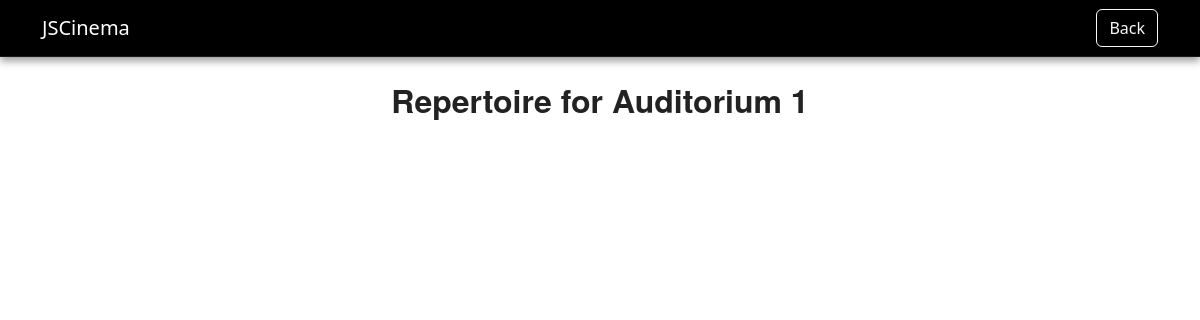
The app's page /auditorium.php?id=1 (signed in), older data.
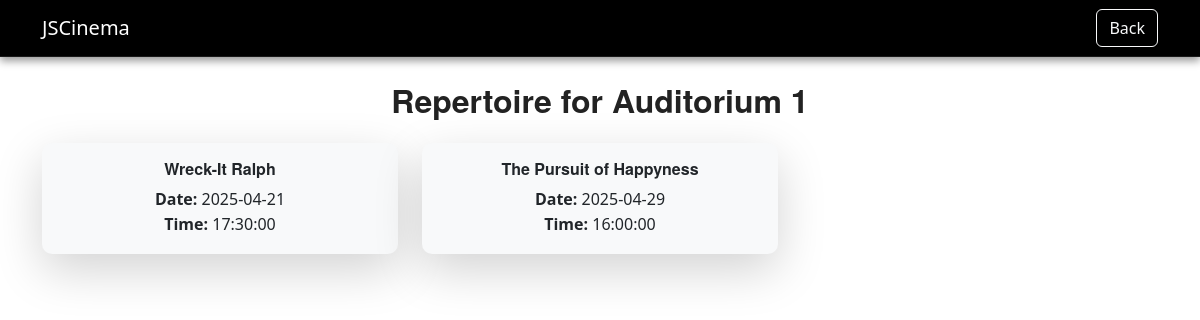
The same page, newer data.
### tables this page shows
CREATE TABLE `screenings` (
  `id` int(11) NOT NULL,
  `movie_id` int(11) NOT NULL,
  `screening_date` date NOT NULL,
  `start_time` time NOT NULL,
  `auditorium_id` int(11) DEFAULT NULL
);

CREATE TABLE `movies` (
  `id` int(11) NOT NULL,
  `name` varchar(255) NOT NULL,
  `description` text DEFAULT NULL,
  `stars` decimal(3,1) DEFAULT NULL CHECK (`stars` between 0 and 10),
  `author` varchar(255) DEFAULT NULL,
  `video` varchar(255) DEFAULT NULL,
  `movie_duration` int(11) DEFAULT NULL CHECK (`movie_duration` > 0),
  `plays` text DEFAULT NULL,
  `status` varchar(255) DEFAULT NULL,
  `coming_date` date DEFAULT NULL,
  `end_date` date DEFAULT NULL,
  `created_at` timestamp NOT NULL DEFAULT current_timestamp(),
  `updated_at` timestamp NOT NULL DEFAULT current_timestamp() ON UPDATE current_timestamp()
);

### auditorium.php (the view, shortened to what this page needs)
<?php
require 'db_connection.php';
$auditorium_id = intval($_GET['id']);
$auditorium_query = $conn->prepare("SELECT name FROM auditoriums WHERE id = ?");
$auditorium_query->bind_param("i", $auditorium_id);
$auditorium_query->execute();
$auditorium_result = $auditorium_query->get_result();
$auditorium = $auditorium_result->fetch_assoc();
$screenings_query = $conn->prepare("
    SELECT s.id, m.name AS movie_name, s.screening_date, s.start_time
    FROM screenings s
    JOIN movies m ON s.movie_id = m.id
    WHERE s.auditorium_id = ? AND s.screening_date >= CURDATE()
    ORDER BY s.screening_date, s.start_time
");
$screenings_query->bind_param("i", $auditorium_id);
$screenings_query->execute();
$screenings = $screenings_query->get_result();
?>
<!DOCTYPE html>
<html lang="pl">
<head>
    <link href="https://cdn.jsdelivr.net/npm/bootstrap@5.3.3/dist/css/bootstrap.min.css" rel="stylesheet">
    <link rel="stylesheet" href="style.css">
</head>
<body>
<nav class="navbar navbar-dark bg-dark">
    <div class="container">
        <a class="navbar-brand" href="index.php">JSCinema</a>
        <a href="auditorium_repertuar.php" class="btn btn-outline-light">Back</a>
    </div>
</nav>
<div class="container mt-4">
    <div class="text-center mb-4">
        <h2 class="fw-bold">Repertoire for <?php echo htmlspecialchars($auditorium['name']); ?></h2>
    </div>
    <div class="row">
        <?php while ($row = $screenings->fetch_assoc()): ?>
            <div class="col-md-4 mb-3">
                <div class="card auditorium-card border-0 shadow-lg">
                    <div class="card-body text-center">
                        <h5 class="card-title fw-bold"><?php echo htmlspecialchars($row['movie_name']); ?></h5>
                        <p class="card-text">
                            <strong>Date:</strong> <?php echo $row['screening_date']; ?><br>
                            <strong>Time:</strong> <?php echo $row['start_time']; ?>
                        </p>
                    </div>
                </div>
            </div>
        <?php endwhile; ?>
    </div>
</div>
</body>
</html>

Row changes from the older to the newer data that the page shows:
added screenings: movie.name "Wreck-It Ralph", screening_date "2025-04-21", start_time "17:30:00"
added screenings: movie.name "The Pursuit of Happyness", screening_date "2025-04-29", start_time "16:00:00"
